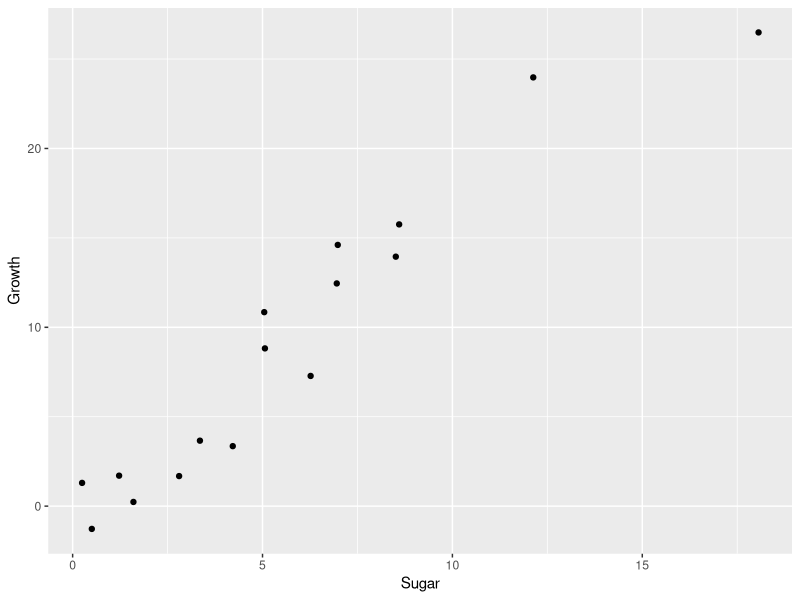
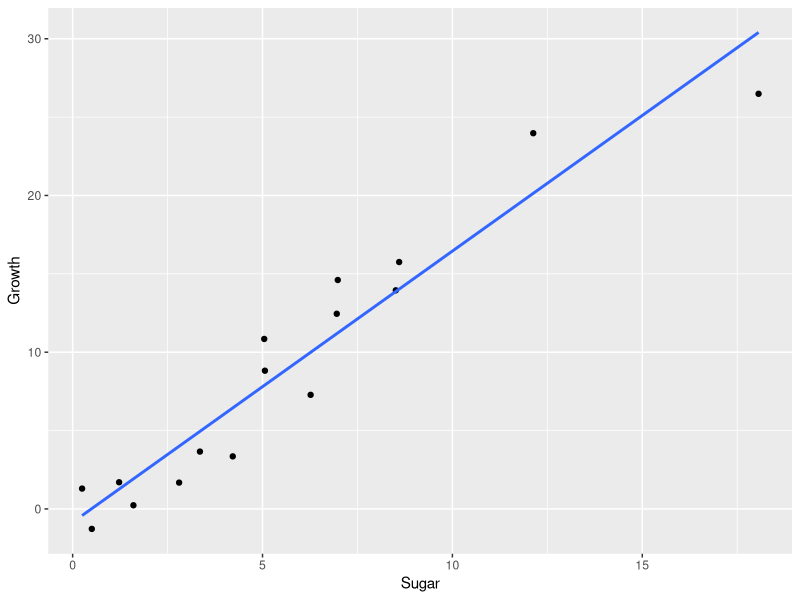

Recreate these plots in R, in order.
#Clear out old values
rm(list=ls())

#Load packages
library(ggplot2)

#Load data
results = read.csv(file = "sugar.csv", header = TRUE, sep = ",")

#Graphing Data
d = ggplot(data=results,aes(x=sugar,y=growth))+geom_point() + coord_cartesian()+ xlab("Sugar")+ylab("Growth")
d

#Defining the Null Negative Log Liklihood Function and fitting a constant model
Nullnllike<-function(p,x,y){
  B0=p[1]
  sigma=p[2]
  
  expected=B0
  
  nll=-sum(dnorm(x=y,mean=expected,sd=sigma,log=TRUE))
  return(nll)
}

#Initializing a guess for the null model and running the optimization
NullinitialGuess=c(15,1)
Nullfit=optim(par=NullinitialGuess,fn=Nullnllike,x=results$sugar,y=results$growth)


#Defining the Negative Log Liklihood Function and fitting a linear model
nllike<-function(p,x,y){
  B0=p[1]
  B1=p[2]
  sigma=p[3]
  
  expected=B0+B1*x
  
  nll=-sum(dnorm(x=y,mean=expected,sd=sigma,log=TRUE))
  return(nll)
}

#Initializing a guess for parameter values and running the optimization
initialGuess=c(1,1,1)
fit=optim(par=initialGuess,fn=nllike,x=results$sugar,y=results$growth)

D = 2*(Nullfit$value-fit$value)

chi=pchisq(D,df=1,lower.tail=FALSE)

#Graphing Data with a regression line
d = ggplot(data=results,aes(x=sugar,y=growth))+geom_point() + geom_smooth(method=lm,se=FALSE) + coord_cartesian()+ xlab("Sugar")+ylab("Growth")
d
